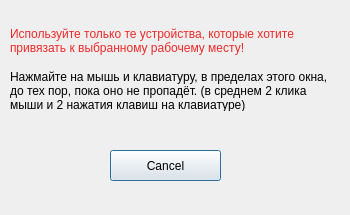
<?xml version="1.0" encoding="UTF-8"?>
<ui version="4.0">
 <class>Seat_calibration_dialog</class>
 <widget class="QDialog" name="Seat_calibration_dialog">
  <property name="geometry">
   <rect>
    <x>0</x>
    <y>0</y>
    <width>350</width>
    <height>215</height>
   </rect>
  </property>
  <property name="windowTitle">
   <string>Dialog</string>
  </property>
  <widget class="QLabel" name="label_3">
   <property name="geometry">
    <rect>
     <x>10</x>
     <y>20</y>
     <width>321</width>
     <height>41</height>
    </rect>
   </property>
   <property name="palette">
    <palette>
     <active>
      <colorrole role="WindowText">
       <brush brushstyle="SolidPattern">
        <color alpha="255">
         <red>239</red>
         <green>41</green>
         <blue>41</blue>
        </color>
       </brush>
      </colorrole>
      <colorrole role="Button">
       <brush brushstyle="SolidPattern">
        <color alpha="255">
         <red>239</red>
         <green>41</green>
         <blue>41</blue>
        </color>
       </brush>
      </colorrole>
      <colorrole role="Light">
       <brush brushstyle="SolidPattern">
        <color alpha="255">
         <red>255</red>
         <green>147</green>
         <blue>147</blue>
        </color>
       </brush>
      </colorrole>
      <colorrole role="Midlight">
       <brush brushstyle="SolidPattern">
        <color alpha="255">
         <red>247</red>
         <green>94</green>
         <blue>94</blue>
        </color>
       </brush>
      </colorrole>
      <colorrole role="Dark">
       <brush brushstyle="SolidPattern">
        <color alpha="255">
         <red>119</red>
         <green>20</green>
         <blue>20</blue>
        </color>
       </brush>
      </colorrole>
      <colorrole role="Mid">
       <brush brushstyle="SolidPattern">
        <color alpha="255">
         <red>159</red>
         <green>27</green>
         <blue>27</blue>
        </color>
       </brush>
      </colorrole>
      <colorrole role="Text">
       <brush brushstyle="SolidPattern">
        <color alpha="255">
         <red>239</red>
         <green>41</green>
         <blue>41</blue>
        </color>
       </brush>
      </colorrole>
      <colorrole role="BrightText">
       <brush brushstyle="SolidPattern">
        <color alpha="255">
         <red>255</red>
         <green>255</green>
         <blue>255</blue>
        </color>
       </brush>
      </colorrole>
      <colorrole role="ButtonText">
       <brush brushstyle="SolidPattern">
        <color alpha="255">
         <red>239</red>
         <green>41</green>
         <blue>41</blue>
        </color>
       </brush>
      </colorrole>
      <colorrole role="Base">
       <brush brushstyle="SolidPattern">
        <color alpha="255">
         <red>255</red>
         <green>255</green>
         <blue>255</blue>
        </color>
       </brush>
      </colorrole>
      <colorrole role="Window">
       <brush brushstyle="SolidPattern">
        <color alpha="255">
         <red>239</red>
         <green>41</green>
         <blue>41</blue>
        </color>
       </brush>
      </colorrole>
      <colorrole role="Shadow">
       <brush brushstyle="SolidPattern">
        <color alpha="255">
         <red>0</red>
         <green>0</green>
         <blue>0</blue>
        </color>
       </brush>
      </colorrole>
      <colorrole role="AlternateBase">
       <brush brushstyle="SolidPattern">
        <color alpha="255">
         <red>247</red>
         <green>148</green>
         <blue>148</blue>
        </color>
       </brush>
      </colorrole>
      <colorrole role="ToolTipBase">
       <brush brushstyle="SolidPattern">
        <color alpha="255">
         <red>255</red>
         <green>255</green>
         <blue>220</blue>
        </color>
       </brush>
      </colorrole>
      <colorrole role="ToolTipText">
       <brush brushstyle="SolidPattern">
        <color alpha="255">
         <red>239</red>
         <green>41</green>
         <blue>41</blue>
        </color>
       </brush>
      </colorrole>
     </active>
     <inactive>
      <colorrole role="WindowText">
       <brush brushstyle="SolidPattern">
        <color alpha="255">
         <red>239</red>
         <green>41</green>
         <blue>41</blue>
        </color>
       </brush>
      </colorrole>
      <colorrole role="Button">
       <brush brushstyle="SolidPattern">
        <color alpha="255">
         <red>239</red>
         <green>41</green>
         <blue>41</blue>
        </color>
       </brush>
      </colorrole>
      <colorrole role="Light">
       <brush brushstyle="SolidPattern">
        <color alpha="255">
         <red>255</red>
         <green>147</green>
         <blue>147</blue>
        </color>
       </brush>
      </colorrole>
      <colorrole role="Midlight">
       <brush brushstyle="SolidPattern">
        <color alpha="255">
         <red>247</red>
         <green>94</green>
         <blue>94</blue>
        </color>
       </brush>
      </colorrole>
      <colorrole role="Dark">
       <brush brushstyle="SolidPattern">
        <color alpha="255">
         <red>119</red>
         <green>20</green>
         <blue>20</blue>
        </color>
       </brush>
      </colorrole>
      <colorrole role="Mid">
       <brush brushstyle="SolidPattern">
        <color alpha="255">
         <red>159</red>
         <green>27</green>
         <blue>27</blue>
        </color>
       </brush>
      </colorrole>
      <colorrole role="Text">
       <brush brushstyle="SolidPattern">
        <color alpha="255">
         <red>239</red>
         <green>41</green>
         <blue>41</blue>
        </color>
       </brush>
      </colorrole>
      <colorrole role="BrightText">
       <brush brushstyle="SolidPattern">
        <color alpha="255">
         <red>255</red>
         <green>255</green>
         <blue>255</blue>
        </color>
       </brush>
      </colorrole>
      <colorrole role="ButtonText">
       <brush brushstyle="SolidPattern">
        <color alpha="255">
         <red>239</red>
         <green>41</green>
         <blue>41</blue>
        </color>
       </brush>
      </colorrole>
      <colorrole role="Base">
       <brush brushstyle="SolidPattern">
        <color alpha="255">
         <red>255</red>
         <green>255</green>
         <blue>255</blue>
        </color>
       </brush>
      </colorrole>
      <colorrole role="Window">
       <brush brushstyle="SolidPattern">
        <color alpha="255">
         <red>239</red>
         <green>41</green>
         <blue>41</blue>
        </color>
       </brush>
      </colorrole>
      <colorrole role="Shadow">
       <brush brushstyle="SolidPattern">
        <color alpha="255">
         <red>0</red>
         <green>0</green>
         <blue>0</blue>
        </color>
       </brush>
      </colorrole>
      <colorrole role="AlternateBase">
       <brush brushstyle="SolidPattern">
        <color alpha="255">
         <red>247</red>
         <green>148</green>
         <blue>148</blue>
        </color>
       </brush>
      </colorrole>
      <colorrole role="ToolTipBase">
       <brush brushstyle="SolidPattern">
        <color alpha="255">
         <red>255</red>
         <green>255</green>
         <blue>220</blue>
        </color>
       </brush>
      </colorrole>
      <colorrole role="ToolTipText">
       <brush brushstyle="SolidPattern">
        <color alpha="255">
         <red>239</red>
         <green>41</green>
         <blue>41</blue>
        </color>
       </brush>
      </colorrole>
     </inactive>
     <disabled>
      <colorrole role="WindowText">
       <brush brushstyle="SolidPattern">
        <color alpha="255">
         <red>119</red>
         <green>20</green>
         <blue>20</blue>
        </color>
       </brush>
      </colorrole>
      <colorrole role="Button">
       <brush brushstyle="SolidPattern">
        <color alpha="255">
         <red>239</red>
         <green>41</green>
         <blue>41</blue>
        </color>
       </brush>
      </colorrole>
      <colorrole role="Light">
       <brush brushstyle="SolidPattern">
        <color alpha="255">
         <red>255</red>
         <green>147</green>
         <blue>147</blue>
        </color>
       </brush>
      </colorrole>
      <colorrole role="Midlight">
       <brush brushstyle="SolidPattern">
        <color alpha="255">
         <red>247</red>
         <green>94</green>
         <blue>94</blue>
        </color>
       </brush>
      </colorrole>
      <colorrole role="Dark">
       <brush brushstyle="SolidPattern">
        <color alpha="255">
         <red>119</red>
         <green>20</green>
         <blue>20</blue>
        </color>
       </brush>
      </colorrole>
      <colorrole role="Mid">
       <brush brushstyle="SolidPattern">
        <color alpha="255">
         <red>159</red>
         <green>27</green>
         <blue>27</blue>
        </color>
       </brush>
      </colorrole>
      <colorrole role="Text">
       <brush brushstyle="SolidPattern">
        <color alpha="255">
         <red>119</red>
         <green>20</green>
         <blue>20</blue>
        </color>
       </brush>
      </colorrole>
      <colorrole role="BrightText">
       <brush brushstyle="SolidPattern">
        <color alpha="255">
         <red>255</red>
         <green>255</green>
         <blue>255</blue>
        </color>
       </brush>
      </colorrole>
      <colorrole role="ButtonText">
       <brush brushstyle="SolidPattern">
        <color alpha="255">
         <red>119</red>
         <green>20</green>
         <blue>20</blue>
        </color>
       </brush>
      </colorrole>
      <colorrole role="Base">
       <brush brushstyle="SolidPattern">
        <color alpha="255">
         <red>239</red>
         <green>41</green>
         <blue>41</blue>
        </color>
       </brush>
      </colorrole>
      <colorrole role="Window">
       <brush brushstyle="SolidPattern">
        <color alpha="255">
         <red>239</red>
         <green>41</green>
         <blue>41</blue>
        </color>
       </brush>
      </colorrole>
      <colorrole role="Shadow">
       <brush brushstyle="SolidPattern">
        <color alpha="255">
         <red>0</red>
         <green>0</green>
         <blue>0</blue>
        </color>
       </brush>
      </colorrole>
      <colorrole role="AlternateBase">
       <brush brushstyle="SolidPattern">
        <color alpha="255">
         <red>239</red>
         <green>41</green>
         <blue>41</blue>
        </color>
       </brush>
      </colorrole>
      <colorrole role="ToolTipBase">
       <brush brushstyle="SolidPattern">
        <color alpha="255">
         <red>255</red>
         <green>255</green>
         <blue>220</blue>
        </color>
       </brush>
      </colorrole>
      <colorrole role="ToolTipText">
       <brush brushstyle="SolidPattern">
        <color alpha="255">
         <red>239</red>
         <green>41</green>
         <blue>41</blue>
        </color>
       </brush>
      </colorrole>
     </disabled>
    </palette>
   </property>
   <property name="text">
    <string>Используйте только те устройства, которые хотите привязать к выбранному рабочему месту!</string>
   </property>
   <property name="wordWrap">
    <bool>true</bool>
   </property>
  </widget>
  <widget class="QLabel" name="label_4">
   <property name="geometry">
    <rect>
     <x>10</x>
     <y>70</y>
     <width>331</width>
     <height>41</height>
    </rect>
   </property>
   <property name="text">
    <string>Нажмайте на мышь и клавиатуру, в пределах этого окна, до тех пор, пока оно не пропадёт. (в среднем 2 клика мыши и 2 нажатия клавиш на клавиатуре)</string>
   </property>
   <property name="wordWrap">
    <bool>true</bool>
   </property>
  </widget>
  <widget class="QPushButton" name="pushButton_2">
   <property name="geometry">
    <rect>
     <x>110</x>
     <y>150</y>
     <width>111</width>
     <height>31</height>
    </rect>
   </property>
   <property name="text">
    <string>Cancel</string>
   </property>
  </widget>
 </widget>
 <resources/>
 <connections/>
</ui>
